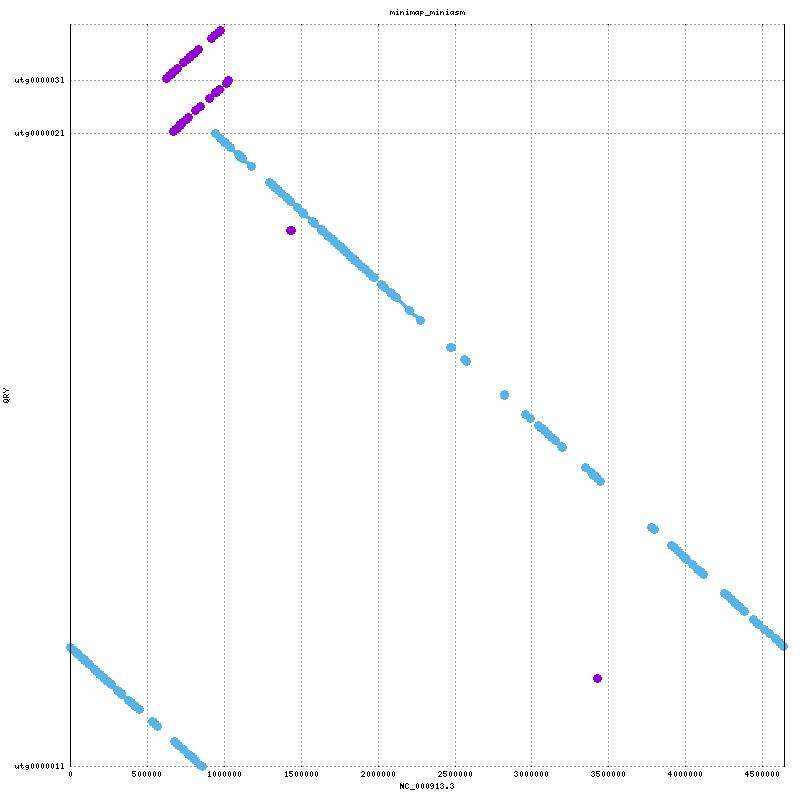

This figure's gnuplot source:
set terminal png tiny size 800,800
set output "/mnt/nexenta/lanno001/nobackup/int_ab_20180220/analyses/mummer/images/minimap_miniasm.png"
set title "minimap_miniasm"
set ytics ( \
 "utg000001l" 1.0, \
 "utg000002l" 4292887.0, \
 "utg000003l" 4656128.0, \
 "" 5035213 \
)
set size 1,1
set grid
unset key
set border 10
set tics scale 0
set xlabel "NC_000913.3"
set ylabel "QRY"
set format "%.0f"
set mouse format "%.0f"
set mouse mouseformat "[%.0f, %.0f]"
if(GPVAL_VERSION < 5) { set mouse clipboardformat "[%.0f, %.0f]" }
set xrange [1:4641652]
set yrange [1:5035213]
set style line 1  lt 1 lw 3 pt 6 ps 1
set style line 2  lt 3 lw 3 pt 6 ps 1
set style line 3  lt 2 lw 3 pt 6 ps 1
plot \
 "/mnt/nexenta/lanno001/nobackup/int_ab_20180220/analyses/mummer/images/minimap_miniasm.fplot" title "FWD" w lp ls 1, \
 "/mnt/nexenta/lanno001/nobackup/int_ab_20180220/analyses/mummer/images/minimap_miniasm.rplot" title "REV" w lp ls 2
